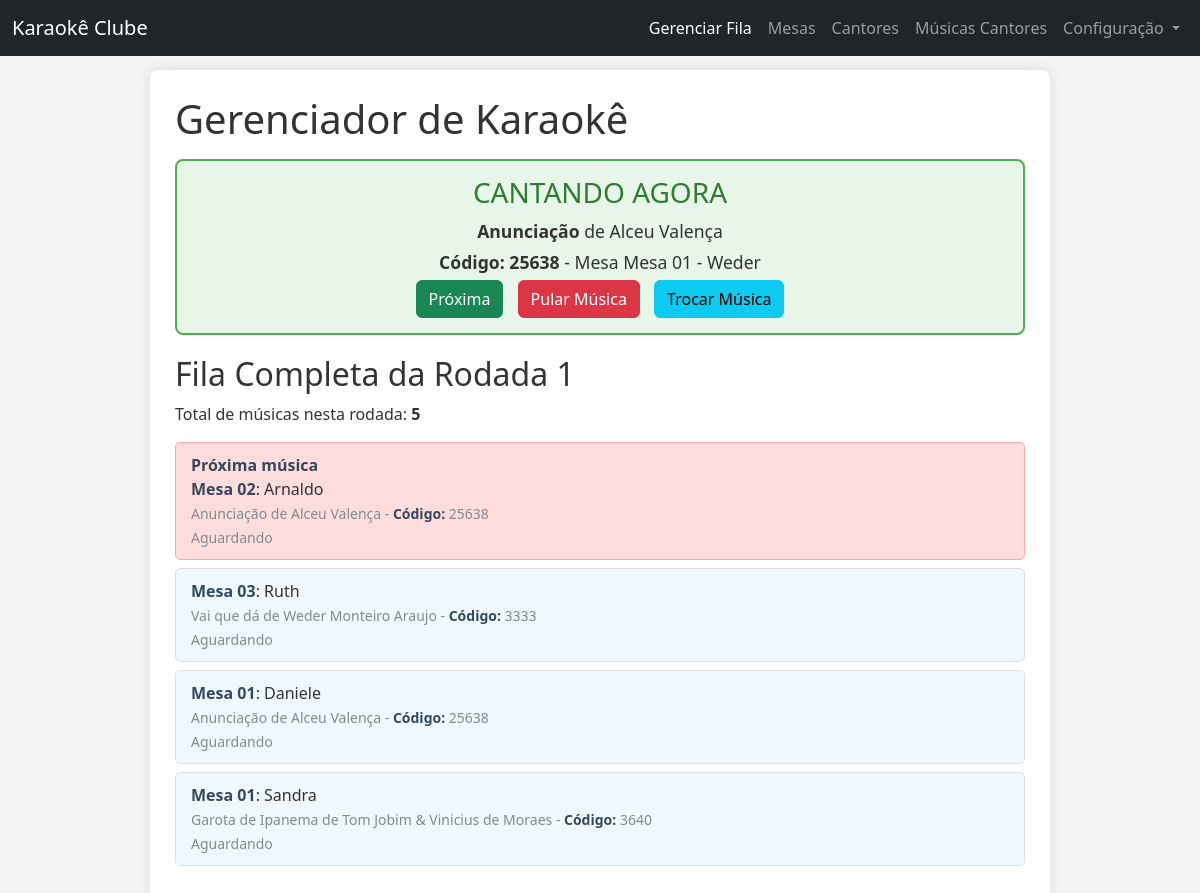
The page /rodadas.php on the database its author committed.
### tables this page shows
CREATE TABLE `fila_rodadas` (
  `id` int(11) NOT NULL,
  `id_cantor` int(11) NOT NULL,
  `id_musica` int(11) NOT NULL,
  `ordem_na_rodada` int(11) NOT NULL,
  `rodada` int(11) NOT NULL,
  `status` enum('aguardando','em_execucao','cantou','pulou','selecionada_para_rodada') DEFAULT 'aguardando',
  `timestamp_adicao` datetime DEFAULT current_timestamp(),
  `timestamp_inicio_canto` datetime DEFAULT NULL,
  `timestamp_fim_canto` datetime DEFAULT NULL,
  `musica_cantor_id` int(11) DEFAULT NULL,
  `id_mesa` int(11) DEFAULT NULL
);

CREATE TABLE `mesas` (
  `id` int(11) NOT NULL,
  `nome_mesa` varchar(255) NOT NULL,
  `tamanho_mesa` int(11) NOT NULL DEFAULT 0
);

CREATE TABLE `cantores` (
  `id` int(11) NOT NULL,
  `nome_cantor` varchar(255) NOT NULL,
  `id_mesa` int(11) DEFAULT NULL,
  `proximo_ordem_musica` int(11) NOT NULL DEFAULT 1
);

CREATE TABLE `musicas` (
  `id` int(11) NOT NULL,
  `codigo` int(5) NOT NULL,
  `titulo` varchar(255) NOT NULL,
  `artista` varchar(255) DEFAULT NULL,
  `trecho` text NOT NULL,
  `duracao_segundos` int(11) DEFAULT NULL
);

### funcoes_fila.php (called while the page is built, shortened)
<?php
function getRodadaAtual(PDO $pdo) {
    try {
        $stmt = $pdo->query("SELECT rodada_atual FROM controle_rodada WHERE id = 1");
        $rodadaAtualFromDB = $stmt->fetchColumn();
        $stmtCheckAnyActiveFila = $pdo->query("SELECT rodada FROM fila_rodadas WHERE status = 'aguardando' OR status = 'em_execucao' ORDER BY rodada DESC LIMIT 1");
        $rodadaComMusicasAguardando = $stmtCheckAnyActiveFila->fetchColumn();
        if ($rodadaComMusicasAguardando !== false && $rodadaComMusicasAguardando !== null) {
            return (int)$rodadaComMusicasAguardando;
        }
        return 0;
    } catch (\PDOException $e) {
        error_log("Erro ao obter rodada atual: " . $e->getMessage());
        return 0;
    }
}
function getMusicaEmExecucao(PDO $pdo) {
    $rodadaAtual = getRodadaAtual($pdo);
    try {
        $sql = "
            SELECT
                fr.id AS fila_id,
                fr.id_cantor,         -- Adicionar para consistência
                fr.id_musica,         -- Adicionar para consistência
                fr.musica_cantor_id,  -- <<< ADICIONAR ESTA LINHA AQUI
                c.nome_cantor,
                m.titulo AS titulo_musica,
                m.artista AS artista_musica,
                m.codigo AS codigo_musica, -- Adicionar código da música se precisar
                me.nome_mesa,
                me.tamanho_mesa,
                fr.status,
                fr.ordem_na_rodada
            FROM fila_rodadas fr
            JOIN cantores c ON fr.id_cantor = c.id
            JOIN musicas m ON fr.id_musica = m.id
            JOIN mesas me ON c.id_mesa = me.id
            WHERE fr.rodada = ? AND fr.status = 'em_execucao'
            LIMIT 1";
        $stmt = $pdo->prepare($sql);
        $stmt->execute([$rodadaAtual]);
        return $stmt->fetch(PDO::FETCH_ASSOC);
    } catch (\PDOException $e) {
        error_log("Erro ao obter música em execução: " . $e->getMessage());
        return null;
    }
}
function getFilaCompleta(PDO $pdo) {
    $rodadaAtual = getRodadaAtual($pdo);
    try {
        $sql = "SELECT
                    fr.id AS fila_id,
                    c.nome_cantor,
                    m.titulo AS titulo_musica,
                    m.artista AS artista_musica,
                    m.codigo as codigo_musica,
                    me.nome_mesa,
                    me.tamanho_mesa,
                    fr.status,
                    fr.ordem_na_rodada
                FROM fila_rodadas fr
                JOIN cantores c ON fr.id_cantor = c.id
                JOIN musicas m ON fr.id_musica = m.id
                JOIN mesas me ON c.id_mesa = me.id
                WHERE fr.rodada = ?
                ORDER BY
                    CASE
                        WHEN fr.status = 'em_execucao' THEN 0 -- A música em execução deve vir primeiro
                        WHEN fr.status = 'aguardando' THEN 1
                        WHEN fr.status = 'selecionada_para_rodada' THEN 2
                        WHEN fr.status = 'pulou' THEN 3
                        WHEN fr.status = 'cantou' THEN 4
                        ELSE 5 -- Para qualquer outro status futuro
                    END,
                    fr.ordem_na_rodada ASC";
        $stmt = $pdo->prepare($sql);
        $stmt->execute([$rodadaAtual]);
        return $stmt->fetchAll();
    } catch (\PDOException $e) {
        error_log("Erro ao obter fila completa: " . $e->getMessage());
        return [];
    }
}

### rodadas.php (the view, shortened to what this page needs)
<?php
require_once 'funcoes_fila.php';
if (!empty($pdo)) {
    $rodada_atual = getRodadaAtual($pdo);
}
$musica_em_execucao = getMusicaEmExecucao($pdo);
$fila_completa = getFilaCompleta($pdo);
?>
<!DOCTYPE html>
<html lang="pt-BR">
<head>
    <link href="https://cdn.jsdelivr.net/npm/bootstrap@5.3.3/dist/css/bootstrap.min.css" rel="stylesheet">
    <link rel="stylesheet" href="https://code.jquery.com/ui/1.12.1/themes/base/jquery-ui.css">
    <link rel="stylesheet" href="css/style_index.css">
</head>
<body>
<?php include_once 'inc/nav.php'; ?>
<div class="container">
    <h1>Gerenciador de Karaokê</h1>
    <?php if ($musica_em_execucao): ?>
        <div class="current-song">
            <h3>CANTANDO AGORA</h3>
            <p><strong><?php echo htmlspecialchars($musica_em_execucao['titulo_musica']); ?></strong> de <?php echo htmlspecialchars($musica_em_execucao['artista_musica']); ?></p>
            <p><strong>Código: <?php echo htmlspecialchars($musica_em_execucao['codigo_musica']); ?></strong> - Mesa <?php echo htmlspecialchars($musica_em_execucao['nome_mesa']); ?> - <?php echo htmlspecialchars($musica_em_execucao['nome_cantor']); ?></p>
            <div class="actions">
                <button type="button" class="btn btn-success" onclick="finalizarMusica(<?php echo $musica_em_execucao['fila_id']; ?>)">Próxima</button>
                <button type="button" class="btn btn-danger" onclick="pularMusica(<?php echo $musica_em_execucao['fila_id']; ?>)">Pular Música</button>
                <button type="button" class="btn btn-info" data-bs-toggle="modal" data-bs-target="#trocarMusicaModal" data-fila-id="<?php echo $musica_em_execucao['fila_id']; ?>" data-current-music-title="<?php echo htmlspecialchars($musica_em_execucao['titulo_musica'] . ' (' . $musica_em_execucao['artista_musica'] . ')'); ?>">Trocar Música</button>
            </div>
        </div>
    <?php endif; ?>
    <h2>Fila Completa da Rodada <?php echo $rodada_atual; ?></h2>
    <?php if (empty($fila_completa)): ?>
        <p>A fila está vazia. Adicione cantores ou monte a próxima rodada.</p>
    <?php else: ?>
        <p>Total de músicas nesta rodada: <strong><?php echo count($fila_completa); ?></strong></p>
        <ul class="queue-list" id="sortable-queue">
            <?php
            $musica_em_execucao_na_fila = null;
            foreach ($fila_completa as $idx => $item_check) {
                if ($item_check['status'] === 'em_execucao') {
                    $musica_em_execucao_na_fila = $item_check;
                    break;
                }
            }
            $next_music_to_display_id = null;
            $found_current_song_or_skipped = false;
            foreach ($fila_completa as $item_for_next_check) {
                if ($musica_em_execucao_na_fila && $item_for_next_check['fila_id'] == $musica_em_execucao_na_fila['fila_id']) {
                    $found_current_song_or_skipped = true;
                    continue;
                }
                if ($found_current_song_or_skipped && $item_for_next_check['status'] === 'aguardando') {
                    $next_music_to_display_id = $item_for_next_check['fila_id'];
                    break;
                } elseif (!$musica_em_execucao_na_fila && $item_for_next_check['status'] === 'aguardando') {
                    $next_music_to_display_id = $item_for_next_check['fila_id'];
                    break;
                }
            }
            ?>
            <?php foreach ($fila_completa as $item): ?>
                <?php
                if ($musica_em_execucao_na_fila && $item['fila_id'] == $musica_em_execucao_na_fila['fila_id']) {
                    continue;
                }
                $item_class = 'queue-item';
                if ($item['fila_id'] === $next_music_to_display_id && $item['status'] === 'aguardando') {
                    $item_class .= ' next-up';
                }
                ?>
                <li class="<?php echo trim($item_class); ?>" data-id="<?php echo htmlspecialchars($item['fila_id']); ?>">
                    <div class="queue-info">
                        <?php
                        if ($item['fila_id'] === $next_music_to_display_id) {
                            echo '<strong>Próxima música</strong><br>';
                        }
                        ?>
                        <strong><?php echo htmlspecialchars($item['nome_mesa']); ?></strong>: <?php echo htmlspecialchars($item['nome_cantor']); ?>
                        <br>
                        <small><?php echo htmlspecialchars($item['titulo_musica']); ?> de <?php echo htmlspecialchars($item['artista_musica']); ?> - <strong>Código: </strong><?php echo htmlspecialchars($item['codigo_musica'] ?? 'N/A'); ?></small>
                        <br>
                        <small><?php echo htmlspecialchars(ucfirst($item['status'])); ?></small>
                    </div>
                </li>
            <?php endforeach; ?>
        </ul>
    <?php endif; ?>
</div>
</body>
</html>

### css/style_index.css (style rules this page uses)
body { margin: 70px 20px 20px 20px; background-color: #f4f4f4; color: #333; }
.container { max-width: 900px; margin: auto; background: white; padding: 25px; border-radius: 8px; box-shadow: 0 0 15px rgba(0,0,0,0.1); }
.current-song { background-color: #e8f5e9; border: 2px solid #4CAF50; padding: 15px; border-radius: 8px; margin-bottom: 20px; text-align: center; }
.current-song h3 { margin-top: 0; color: #2e7d32; border-bottom: none; }
.current-song p { margin: 5px 0; font-size: 1.1em; }
.current-song .actions button { margin: 0 5px; }
.queue-list { list-style: none; padding: 0; }
.queue-item { background-color: #f0f8ff; border: 1px solid #e0e0e0; padding: 10px 15px; margin-bottom: 8px; border-radius: 5px; display: flex; justify-content: space-between; align-items: center; }
.queue-info strong { color: #34495e; }
.queue-info small { color: #7f8c8d; }
.queue-item.next-up { background-color: #ffdddd; border: 1px solid #ffaaaa; }
.queue-item { cursor: grab; }

### rows shown on the page
fila_rodadas: shows "Próxima música", id_mesa.nome_mesa "Mesa 02", id_cantor.nome_cantor "Arnaldo", id_musica.titulo "Anunciação", id_musica.artista "Alceu Valença", id_musica.codigo "25638", status "Aguardando"
fila_rodadas: id_mesa.nome_mesa "Mesa 03", id_cantor.nome_cantor "Ruth", id_musica.titulo "Vai que dá", id_musica.artista "Weder Monteiro Araujo", id_musica.codigo "3333", status "Aguardando"
fila_rodadas: id_mesa.nome_mesa "Mesa 01", id_cantor.nome_cantor "Daniele", id_musica.titulo "Anunciação", id_musica.artista "Alceu Valença", id_musica.codigo "25638", status "Aguardando"
fila_rodadas: id_mesa.nome_mesa "Mesa 01", id_cantor.nome_cantor "Sandra", id_musica.titulo "Garota de Ipanema", id_musica.artista "Tom Jobim & Vinicius de Moraes", id_musica.codigo "3640", status "Aguardando"

### other values the page prints
$musica_em_execucao['titulo_musica'] "Anunciação"
$musica_em_execucao['artista_musica'] "Alceu Valença"
$musica_em_execucao['codigo_musica'] "25638"
$musica_em_execucao['nome_mesa'] "Mesa 01"
$musica_em_execucao['nome_cantor'] "Weder"
$rodada_atual "1"
count($fila_completa) "5"
